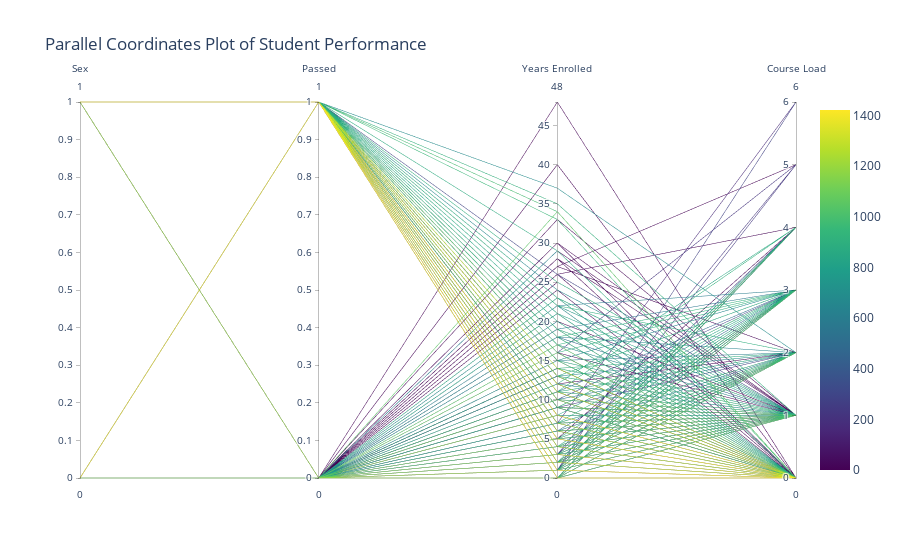

The notebook cell this image was saved under:
### Code cell
import pandas as pd
import plotly.graph_objects as go

def create_parallel_coordinates():
    all_data = []
    for term in TERMS:
        term_data = get_term(term)
        for student in term_data:
            student['term'] = term
            all_data.append(student)
    
    df = pd.DataFrame(all_data)
    df['sex'] = df['sex'].map({'Male': 1, 'Female': 0})
    df['passed'] = df['passed'].astype(int)
    df['course_load'] = df['current_courses'].apply(len)

    fig = go.Figure(data=
        go.Parcoords(
            line = dict(color = df['points_total'],
                        colorscale = 'Viridis',
                        showscale = True),
            dimensions = list([
                dict(range = [0, 1],
                     label = 'Sex', values = df['sex']),
                dict(range = [0, 1],
                     label = 'Passed', values = df['passed']),
                dict(range = [df['years_enrolled'].min(), df['years_enrolled'].max()],
                     label = 'Years Enrolled', values = df['years_enrolled']),
                dict(range = [df['course_load'].min(), df['course_load'].max()],
                     label = 'Course Load', values = df['course_load']),
                # dict(range = [df['points_quiz'].min(), df['points_quiz'].max()],
                #      label = 'Quiz Points', values = df['points_quiz']),
                # dict(range = [df['points_assign'].min(), df['points_assign'].max()],
                #      label = 'Assignment Points', values = df['points_assign']),
                # dict(range = [df['points_checkmark'].min(), df['points_checkmark'].max()],
                #      label = 'Checkmark Points', values = df['points_checkmark']),
                # dict(range = [df['points_unknown'].min(), df['points_unknown'].max()],
                #      label = 'Unknown Points', values = df['points_unknown']),
                # dict(range = [df['points_total'].min(), df['points_total'].max()],
                #      label = 'Total Points', values = df['points_total'])
            ])
        )
    )
    fig.update_layout(title_text="Parallel Coordinates Plot of Student Performance")
    fig.show()

create_parallel_coordinates()

### Figure 1 — Plotly figure (JSON) as saved in the notebook; plotly's stock layout.template omitted (floating-point values rounded to 4 significant figures; data arrays with more than 128 entries replaced by an {"elided": "..."} marker saying what was removed)
{"data": [{"dimensions": [{"label": "Sex", "range": [0, 1], "values": {"elided": "5765 int values"}}, {"label": "Passed", "range": [0, 1], "values": {"elided": "5765 int values"}}, {"label": "Years Enrolled", "range": [0, 48], "values": {"elided": "5765 int values"}}, {"label": "Course Load", "range": [0, 6], "values": {"elided": "5765 int values"}}], "line": {"color": {"elided": "5765 float values"}, "colorscale": [[0, "#440154"], [0.1111, "#482878"], [0.2222, "#3e4989"], [0.3333, "#31688e"], [0.4444, "#26828e"], [0.5556, "#1f9e89"], [0.6667, "#35b779"], [0.7778, "#6ece58"], [0.8889, "#b5de2b"], [1, "#fde725"]], "showscale": true}, "type": "parcoords"}], "layout": {"title": {"text": "Parallel Coordinates Plot of Student Performance"}}}
